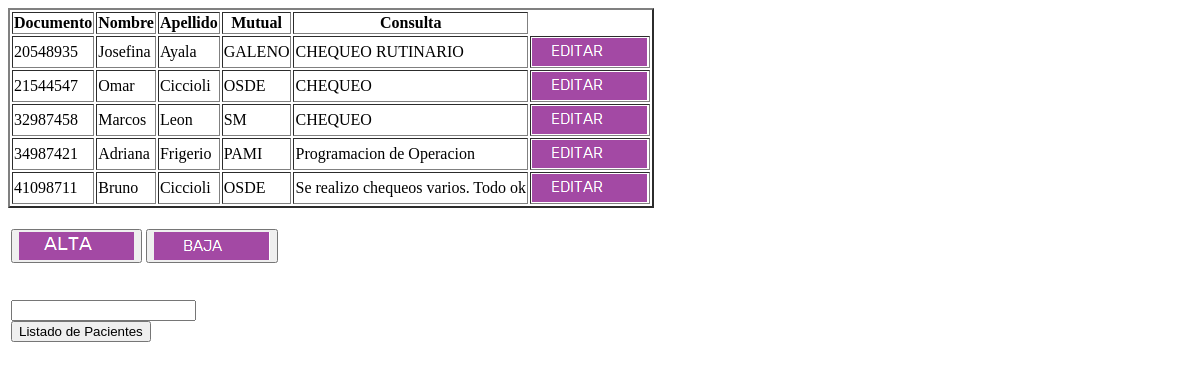
Before: / with the older database file.
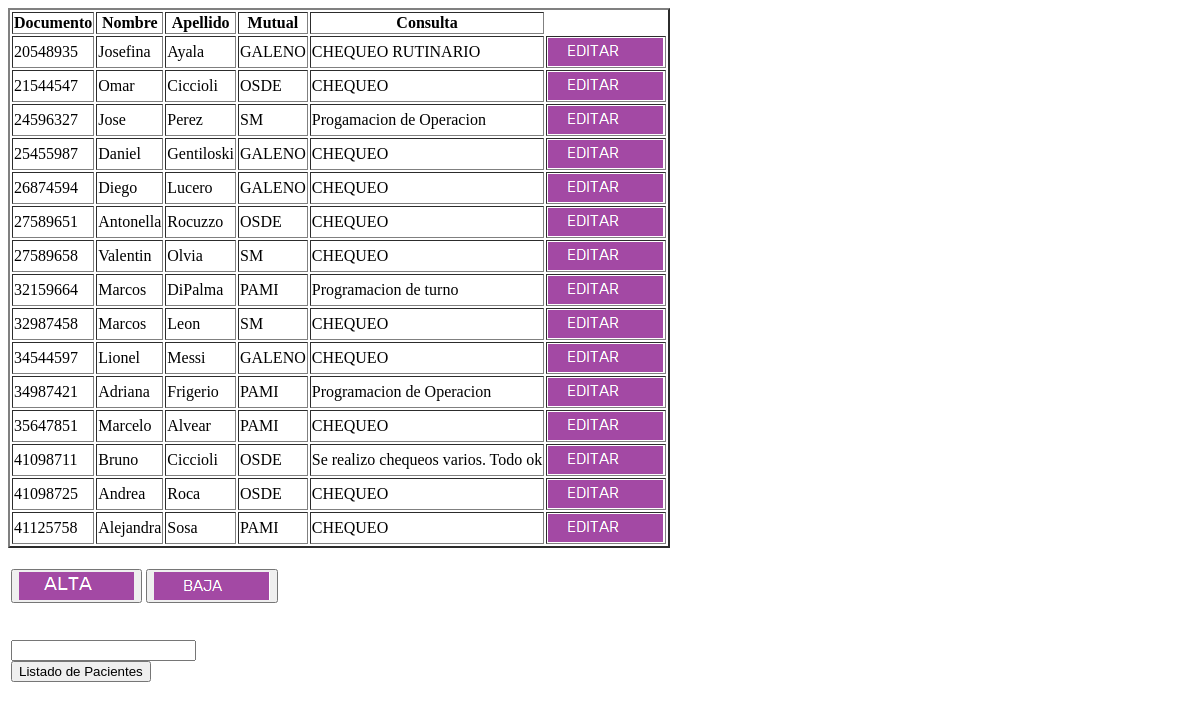
After: the same page with the newer database file.
### tables this page shows
CREATE TABLE `consultorio` (
  `Documento` varchar(8) NOT NULL,
  `Nombre` varchar(20) NOT NULL,
  `Apellido` varchar(20) NOT NULL,
  `Mutual` varchar(10) NOT NULL,
  `Consulta` varchar(100) NOT NULL
);

### index.php (the view, shortened to what this page needs)
<?php
include("conexion.php");
$resultados = mysqli_query($conexion,'SELECT * FROM consultorio');
echo "<table border='2'>";
echo "<tr>";
echo "<th>Documento</th>";
echo "<th>Nombre</th>";
echo "<th>Apellido</th>";
echo "<th>Mutual</th>";
echo "<th>Consulta</th>";
echo "</tr>";
while($fila = mysqli_fetch_array($resultados)){
  echo "<tr>";
	echo "<td>";
	echo $fila['Documento'];
	echo "</td>";
	echo "<td>";
	echo $fila['Nombre'];
	echo "</td>";
	echo "<td>";
	echo $fila['Apellido'];
	echo "</td>";
	echo "<td>";
	echo $fila['Mutual'];
	echo "</td>";
	echo "<td>";
	echo $fila['Consulta'];
	echo "</td>";
	echo "<td>";
	    echo "<a href='FormEdito.php?titulo=".$fila['Documento']."'><img src='editar.png'></a>";
    echo "</td>";
	echo "</tr>";
}
echo "</table>";
?>
<HTML>
<Body>
<br>
<table>
<tr>
<td>
<button type="button" onclick="document.getElementById('FormAlta').style.display='block'"><img src="Alta.PNG"></button>
<button type="button" onclick="document.getElementById('FormBaja').style.display='block'"><img src="BAJA.PNG"></button>
<br>
<br><input id="Documento">
<br><button type="button" onclick="listado()" >Listado de Pacientes</button>
</td>
</tr>
</table>
</Body>
</HTML>

Changed rows visible on the page:
added consultorio: Documento "24596327", Nombre "Jose", Apellido "Perez", Mutual "SM", Consulta "Progamacion de Operacion"
added consultorio: Documento "25455987", Nombre "Daniel", Apellido "Gentiloski", Mutual "GALENO", Consulta "CHEQUEO"
added consultorio: Documento "26874594", Nombre "Diego", Apellido "Lucero", Mutual "GALENO", Consulta "CHEQUEO"
added consultorio: Documento "27589651", Nombre "Antonella", Apellido "Rocuzzo", Mutual "OSDE", Consulta "CHEQUEO"
added consultorio: Documento "27589658", Nombre "Valentin", Apellido "Olvia", Mutual "SM", Consulta "CHEQUEO"
added consultorio: Documento "32159664", Nombre "Marcos", Apellido "DiPalma", Mutual "PAMI", Consulta "Programacion de turno"
added consultorio: Documento "34544597", Nombre "Lionel", Apellido "Messi", Mutual "GALENO", Consulta "CHEQUEO"
added consultorio: Documento "35647851", Nombre "Marcelo", Apellido "Alvear", Mutual "PAMI", Consulta "CHEQUEO"
added consultorio: Documento "41098725", Nombre "Andrea", Apellido "Roca", Mutual "OSDE", Consulta "CHEQUEO"
added consultorio: Documento "41125758", Nombre "Alejandra", Apellido "Sosa", Mutual "PAMI", Consulta "CHEQUEO"
